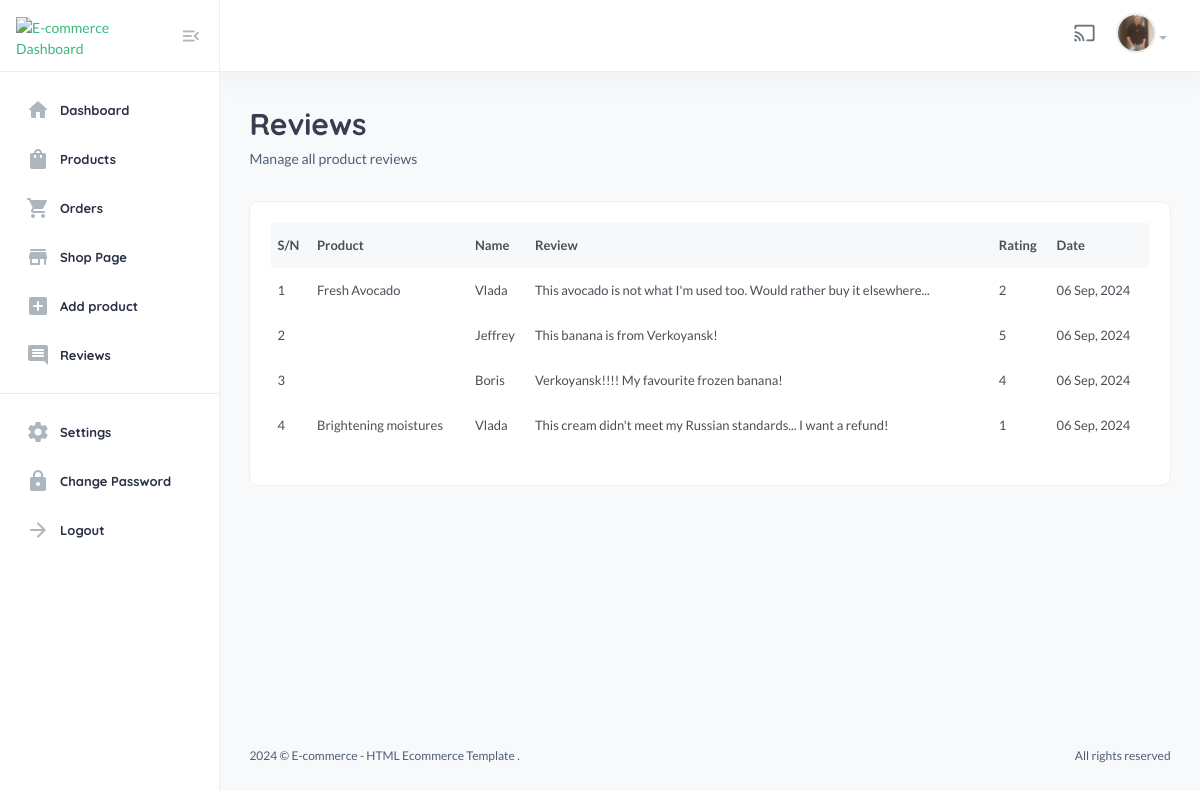
/useradmin/reviews/ (signed in), run on the app's committed database.
### userauths/models.py (models this page shows, shortened)
class User(AbstractUser):
    email = models.EmailField(unique=True)
    username = models.CharField(max_length=100)
    bio = models.CharField(max_length=100)
    USERNAME_FIELD = "email"
    REQUIRED_FIELDS = ['username']

class Profile(models.Model):
    user = models.OneToOneField(User, on_delete=models.CASCADE)
    image = models.ImageField(upload_to='image')
    full_name = models.CharField(max_length=200)
    bio = models.CharField(max_length=200, null=True, blank=True)
    phone = models.CharField(max_length=200)
    address = models.CharField(max_length=200, null=True, blank=True)
    country = models.CharField(max_length=200, null=True, blank=True)
    verified = models.BooleanField(default=False)

### core/models.py (models this page shows, shortened)
class ProductReview(models.Model):
    user = models.ForeignKey(User, on_delete=models.SET_NULL, null=True)
    product = models.ForeignKey(Product, on_delete=models.SET_NULL, null=True, related_name="reviews")
    review = models.TextField()
    rating = models.IntegerField(choices=RATING, default=None)
    date = models.DateTimeField(auto_now_add=True)
    class Meta:
        verbose_name_plural = "Product Reviews"

class Product(models.Model):
    pid = ShortUUIDField(unique=True, length=10, max_length=20, alphabet="abcdefgh12345")
    user = models.ForeignKey(User, on_delete=models.SET_NULL, null=True)
    category = models.ForeignKey(Category, on_delete=models.SET_NULL, null=True, related_name="category")
    vendor = models.ForeignKey(Vendor, on_delete=models.SET_NULL, null=True, related_name="vendor")
    title = models.CharField(max_length=100, default="Fresh Pear")
    image = models.ImageField(upload_to=user_directory_path, default="product.jpg")
    description = CKEditor5Field(null=True, blank=True, default="This is the product", config_name="extends")
    price = models.DecimalField(max_digits=12, decimal_places=2, default="1.99")
    old_price = models.DecimalField(max_digits=12, decimal_places=2, default="2.99")
    specifications = CKEditor5Field(null=True, blank=True, config_name="extends")
    type = models.CharField(max_length=100, default="Organic", null=True, blank=True)
    stock_count = models.CharField(max_length=100, default="10", null=True, blank=True)
    life = models.CharField(max_length=100, default="100 Days", null=True, blank=True)
    mfd = models.DateTimeField(auto_now_add=False, null=True, blank=True)
    tags = TaggableManager(blank=True)
    product_status = models.CharField(choices=STATUS, max_length=10, default="in_review")
    status = models.BooleanField(default=True)
    in_stock = models.BooleanField(default=True)
    featured = models.BooleanField(default=True)
    digital = models.BooleanField(default=False)
    sku = ShortUUIDField(unique=True, length=4, max_length=10, prefix="sku", alphabet="1234567890")
    date = models.DateTimeField(auto_now_add=True)
    updated = models.DateTimeField(null=True, blank=True)
    class Meta:
        verbose_name_plural = "Products"

### useradmin/decorators.py (the view)
    def wrapper(request, *args, **kwargs):
        if request.user.is_superuser != True:
            messages.warning(request, "You are not authorized to access this page.")
            return redirect("/user/sign-in/")
        return view_func(request, *args, **kwargs)

### core/context_processor.py (called while the page is built)
def default(request):
    categories = Category.objects.all()
    vendors = Vendor.objects.all()
    min_max_price = Product.objects.aggregate(Min("price"), Max("price")) # Get the lowest and highest value from the models (price from product)
    try:
        wishlist = Wishlist.objects.filter(user=request.user)
    except:
        messages.warning(request, "You need to login before accessing your wishlist.")
        wishlist = 0
    try:
        address = Address.objects.get(user=request.user)
    except:
        address = None
    return {
        "categories": categories,
        "wishlist": wishlist,
        "address": address,
        "vendors": vendors,
        "min_max_price": min_max_price,
    }

### useradmin/views.py (called while the page is built)
@admin_required
def reviews(request):
    reviews = ProductReview.objects.all()
    context = {
        "reviews": reviews,
    }
    return render(request, "useradmin/reviews.html", context)

### templates/useradmin/reviews.html
{% extends 'useradmin/base.html' %}
{% load static %}
{% block content %}
<section class="content-main">
    <div class="content-header">
        <div>
            <h2 class="content-title card-title">Reviews</h2>
            <p>Manage all product reviews</p>
        </div>
    </div>
    <div class="card mb-4">
        <div class="card-body">
            <div class="table-responsive">
                <table class="table table-hover">
                    <thead>
                        <tr>
                            <th>S/N</th>
                            <th>Product</th>
                            <th>Name</th>
                            <th>Review</th>
                            <th>Rating</th>
                            <th>Date</th>
                        </tr>
                    </thead>
                    <tbody>
                        {% for r in reviews %}
                        <tr>
                            <td>{{ forloop.counter }}</td>
                            <td><b>{{ r.product.title }}</b></td>
                            <td>{{ r.user.username}}</td>
                            <td>{{ r.review }}</td>
                            <td>{{ r.rating}}</td>
                            <td>{{ r.date|date:"d M, Y"}}</td>
                        </tr>
                        {% endfor %}
                    </tbody>
                </table>
            </div>
        </div>
    </div>
</section>
{% endblock content %}

### templates/useradmin/base.html (shortened to what this page needs)
{% load static %}
<!DOCTYPE html>
<html lang="en">
    <head>
        <link href="{% static 'assets2/css/main.css' %}" rel="stylesheet" type="text/css" />
        <link rel="stylesheet" href="https://cdnjs.cloudflare.com/ajax/libs/font-awesome/6.0.0/css/all.min.css" />
    </head>
    <body>
        <aside class="navbar-aside" id="offcanvas_aside">
            <div class="aside-top">
                <a href="/useradmin/" class="brand-wrap">
                    <img src="https://clipground.com/images/ecommerce-logo-png-11.png" class="logo" alt="E-commerce Dashboard" />
                </a>
                <div>
                    <button class="btn btn-icon btn-aside-minimize"><i class="text-muted material-icons md-menu_open"></i></button>
                </div>
            </div>
            <nav>
                <ul class="menu-aside">
                    <li class="menu-item {% if '/useradmin/dashboard/' in request.path %}active{% endif %}">
                        <a class="menu-link" href="{% url 'useradmin:dashboard' %}">
                            <i class="icon material-icons md-home"></i>
                            <span class="text">Dashboard</span>
                        </a>
                    </li>
                    <li class="menu-item {% if '/useradmin/products/' in request.path %}active{% endif %}">
                        <a class="menu-link" href="{% url 'useradmin:products' %}">
                            <i class="icon material-icons md-shopping_bag"></i>
                            <span class="text">Products</span>
                        </a>
                    </li>
                    <li class="menu-item {% if '/useradmin/orders/' in request.path %}active{% endif %}">
                        <a class="menu-link" href="{% url 'useradmin:orders' %}">
                            <i class="icon material-icons md-shopping_cart"></i>
                            <span class="text">Orders</span>
                        </a>
                    </li>
                    <li class="menu-item">
                        <a class="menu-link" href="{% url 'useradmin:shop-page' %}">
                            <i class="icon material-icons md-store"></i>
                            <span class="text">Shop Page</span>
                        </a>
                    </li>
                    <li class="menu-item ">
                        <a class="menu-link" href="{% url 'useradmin:add-product' %}">
                            <i class="icon material-icons md-add_box"></i>
                            <span class="text">Add product</span>
                        </a>
                    </li>
                    <li class="menu-item">
                        <a class="menu-link" href="{% url 'useradmin:reviews' %}">
                            <i class="icon material-icons md-comment"></i>
                            <span class="text">Reviews</span>
                        </a>
                    </li>
                </ul>
                <hr />
                <ul class="menu-aside">
                    <li class="menu-item">
                        <a class="menu-link" href="{% url 'useradmin:settings' %}">
                            <i class="icon material-icons md-settings"></i>
                            <span class="text">Settings</span>
                        </a>
                    </li>
                    <li class="menu-item">
                        <a class="menu-link" href="{% url 'useradmin:change-password' %}">
                            <i class="icon material-icons md-lock"></i>
                            <span class="text"> Change Password </span>
                        </a>
                    </li>
                    <li class="menu-item">
                        <a class="menu-link" href="{% url 'userauths:sign-out' %}">
                            <i class="icon material-icons md-arrow_forward"></i>
                            <span class="text">Logout</span>
                        </a>
                    </li>
                </ul>
                <br />
                <br />
            </nav>
        </aside>
        <main class="main-wrap">
            <header class="main-header navbar">
                <div class="col-nav">
                    <ul class="nav">
                        <li class="nav-item">
                            <a href="#" class="requestfullscreen nav-link btn-icon"><i class="material-icons md-cast"></i></a>
                        </li>
                        <li class="dropdown nav-item">
                            <a class="dropdown-toggle" data-bs-toggle="dropdown" href="#" id="dropdownAccount" aria-expanded="false">
                                {% if request.user.profile.image %}
                                <img class="img-xs rounded-circle" src="{{request.user.profile.image.url}}" alt="User" />
                                {% else %}
                                <img class="img-xs rounded-circle" src="https://www.shutterstock.com/image-vector/vector-flat-illustration-grayscale-avatar-600nw-2281862025.jpg" alt="User" />
                                {% endif %}
                            </a>
                        </li>
                    </ul>
                </div>
            </header>
            {% block content %}
            {% endblock content %}
            <footer class="main-footer font-xs">
                <div class="row pb-30 pt-15">
                    <div class="col-sm-6">
                        &copy; E-commerce - HTML Ecommerce Template .
                    </div>
                    <div class="col-sm-6">
                        <div class="text-sm-end">All rights reserved</div>
                    </div>
                </div>
            </footer>
        </main>
    </body>
</html>

### data on the page
User: user.profile.image (picture)
ProductReview: product "Fresh Avocado", user.username "Vlada", review "This avocado is not what I'm used too. Would rather buy it elsewhere...", rating "2", date "06 Sep, 2024"
ProductReview: user.username "Jeffrey", review "This banana is from Verkoyansk!", rating "5", date "06 Sep, 2024"
ProductReview: user.username "Boris", review "Verkoyansk!!!! My favourite frozen banana!", rating "4", date "06 Sep, 2024"
ProductReview: product "Brightening moistures", user.username "Vlada", review "This cream didn't meet my Russian standards... I want a refund!", rating "1", date "06 Sep, 2024"
